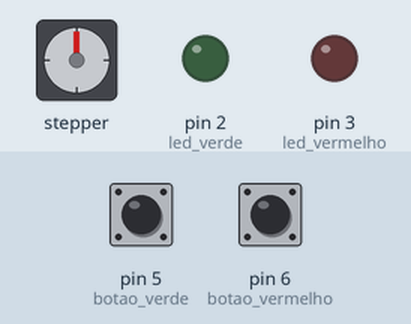
Bench run of a sketch on a simulated Arduino Uno, built with avr-gcc and run on an emulated ATmega328P. Shown: stepper motor, output pins drawn as LEDs (lit = HIGH). Inputs (shaded band) come from the test bench; at power-on: pin 5 (botao_verde) LOW, pin 6 (botao_vermelho) LOW. Stepper angles assume 500 steps per turn.

Above: at 1.2 s.
1.3 s: pin 5 (botao_verde) pulled HIGH for 0.15 s
At 4.1 s:
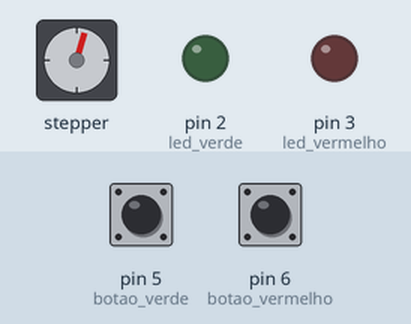
4.3 s: pin 6 (botao_vermelho) pulled HIGH for 3.2 s
At 4.45 s:
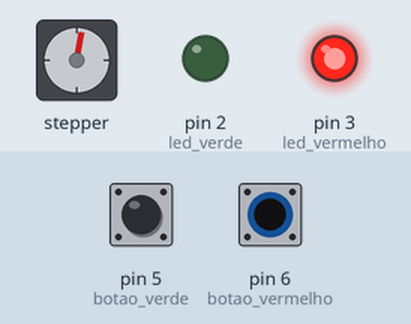
9.0 s: pin 5 (botao_verde) pulled HIGH for 1 s
At 9.41 s:
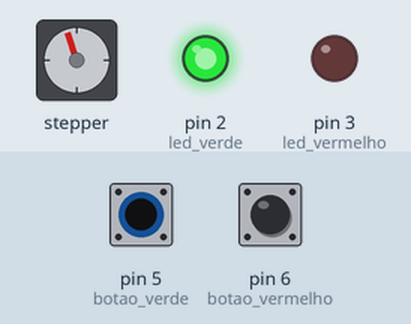
12.0 s: pin 6 (botao_vermelho) pulled HIGH for 0.15 s
At 12.19 s:
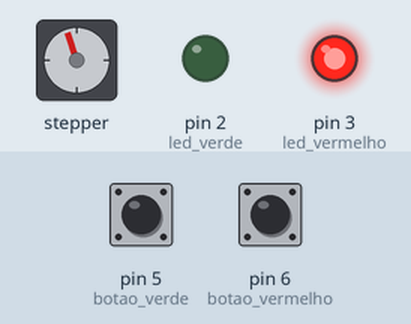
15.1 s: pin 6 (botao_vermelho) pulled HIGH for 1 s
At 18.0 s:
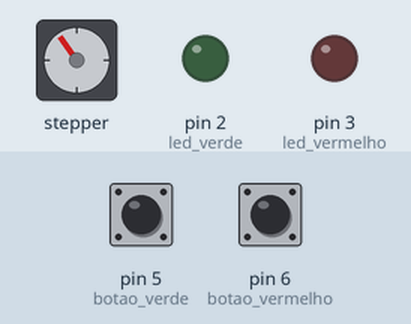
19.0 s: pin 5 (botao_verde) pulled HIGH for 0.15 s
At 22.1 s:
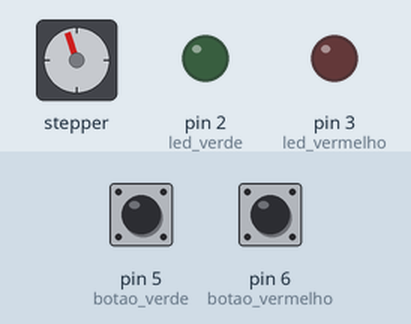
Timing chart, 0 to 23.0 s (numbered marks = the images above; inputs shaded):
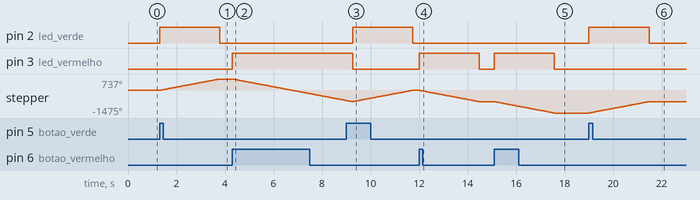

Measured:
- after the input at 1.3 s, pin 2 (led_verde): LOW → HIGH at once, → LOW 2.5 s later; stepper: turns 737° clockwise in 2.5 s, starting at once
- after the input at 4.3 s, pin 3 (led_vermelho): LOW → HIGH at once; stepper: keeps turning counter-clockwise at about 299°/s, starting at once
- after the input at 9.0 s, pin 2 (led_verde): LOW → HIGH after 0.26 s, → LOW 2.5 s later
- after the input at 12.0 s, pin 3 (led_vermelho): LOW → HIGH at once, → LOW 2.5 s later; stepper: turns 738° counter-clockwise in 2.5 s, starting at once
- after the input at 15.1 s, pin 3 (led_vermelho): LOW → HIGH at once, → LOW 2.5 s later; stepper: turns 737° counter-clockwise in 2.5 s, starting at once
- after the input at 19.0 s, pin 2 (led_verde): LOW → HIGH at once, → LOW 2.5 s later; stepper: turns 737° clockwise in 2.5 s, starting at once

The sketch:

5_-_Motor_de_Passo.ino
```cpp
// Vídeo Disponível Em : https://youtu.be/LnC5BlVDyKw

#include <Stepper.h>

int stepsPerRevolution = 500;

int led_verde = 2;
int led_vermelho = 3;

int botao_verde = 5;
int botao_vermelho = 6;

Stepper myStepper(stepsPerRevolution, 8,10,9,11);
void setup() {

  myStepper.setSpeed(50);

  pinMode(led_verde, OUTPUT);
  pinMode(led_vermelho, OUTPUT);

  pinMode(botao_verde, INPUT);
  pinMode(botao_vermelho, INPUT);

}

void loop() {

  if(digitalRead(botao_vermelho) == 1){

    digitalWrite(led_vermelho,HIGH);
    myStepper.step(-1024); // Horário

  }
  else if(digitalRead(botao_verde) == 1){

    digitalWrite(led_verde,HIGH);
    myStepper.step(1024); // Anti-Horário

  }
  else{

   }
   digitalWrite(led_verde,LOW);
   digitalWrite(led_vermelho,LOW);
}
```
